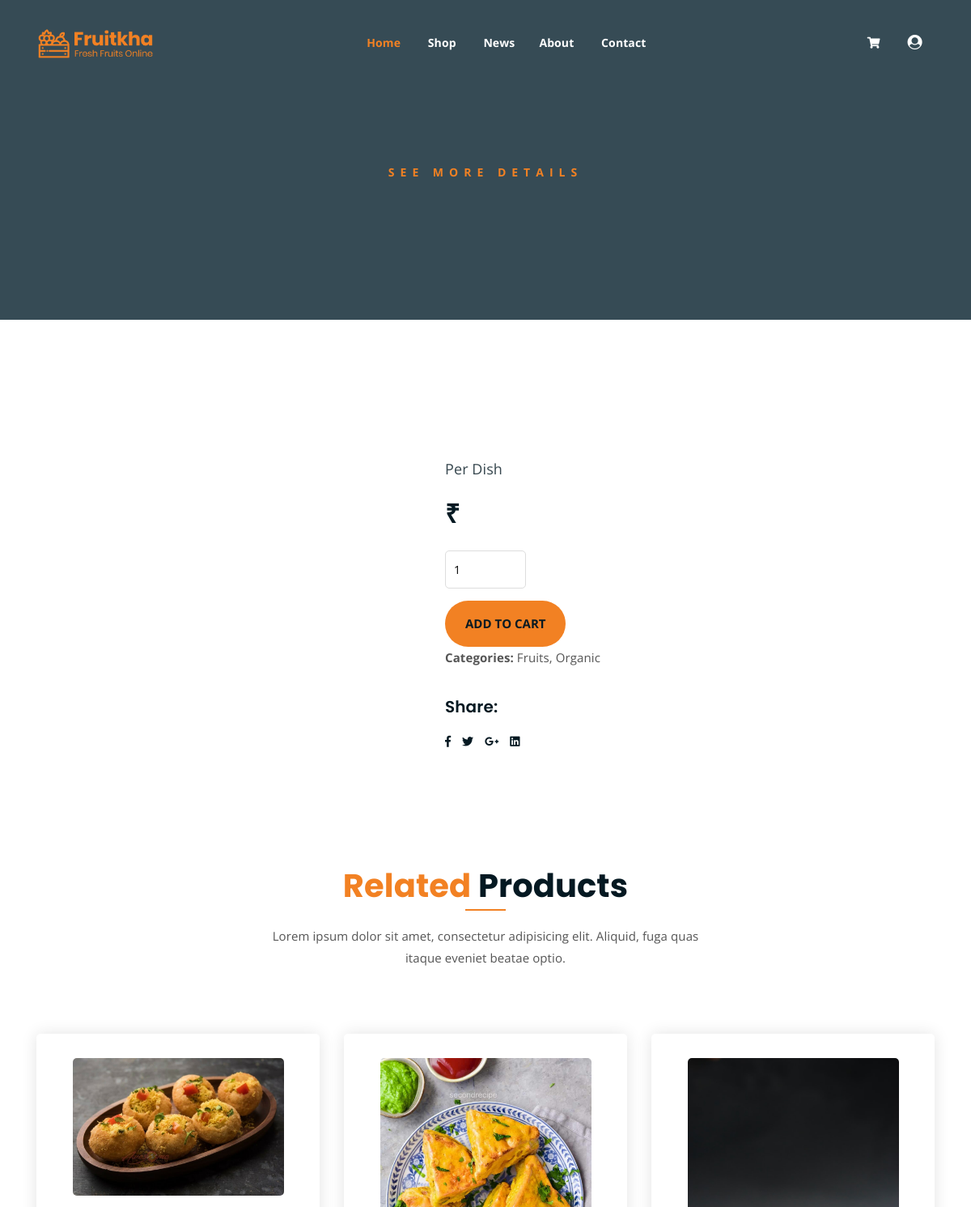
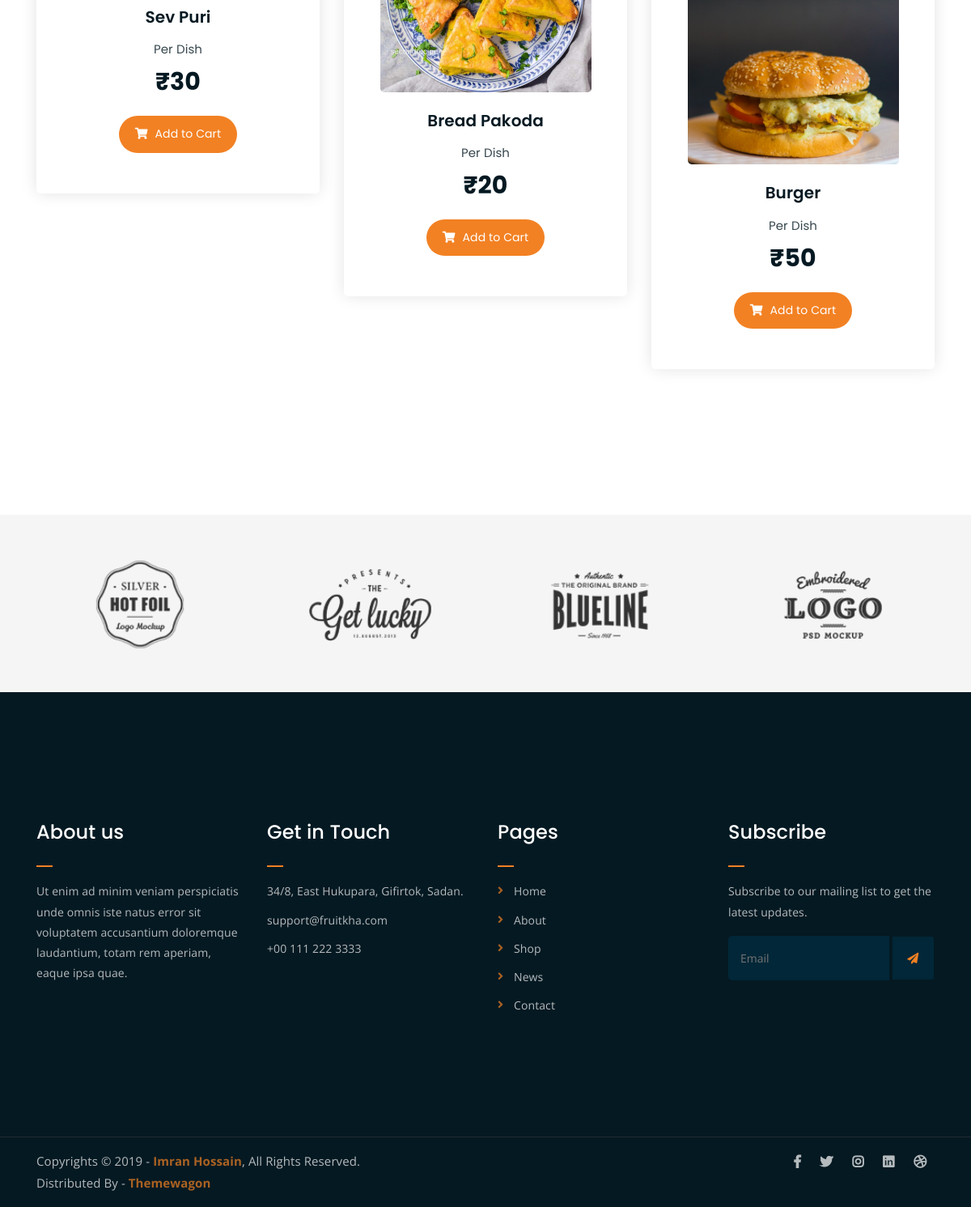
The app's page /single-product.php with its own data (2 pictures, top to bottom).
### tables this page shows
CREATE TABLE `product` (
  `id` int(11) NOT NULL,
  `productname` varchar(255) NOT NULL,
  `discription` text NOT NULL,
  `price` int(11) NOT NULL,
  `productimg` varchar(255) NOT NULL
);

### single-product.php (the view, shortened to what this page needs)
<!DOCTYPE html>
<html lang="en">
<?php include ("include/config.php"); ?>
<head>
	<link rel="stylesheet" href="assets/css/all.min.css">
	<link rel="stylesheet" href="assets/bootstrap/css/bootstrap.min.css">
	<link rel="stylesheet" href="assets/css/owl.carousel.css">
	<link rel="stylesheet" href="assets/css/magnific-popup.css">
	<link rel="stylesheet" href="assets/css/animate.css">
	<link rel="stylesheet" href="assets/css/meanmenu.min.css">
	<link rel="stylesheet" href="assets/css/main.css">
	<link rel="stylesheet" href="assets/css/responsive.css">
</head>
<body>
	<?php include('header.php'); ?>
	<?php
			$seletCategory = "SELECT * FROM product where id ='".$_GET['id']."'";
			$result = $conn->query($seletCategory);
			$row = $result->fetch_assoc()
	?>
	<div class="breadcrumb-section breadcrumb-bg">
		<div class="container">
			<div class="row">
				<div class="col-lg-8 offset-lg-2 text-center">
					<div class="breadcrumb-text">
						<p>See more Details</p>
					</div>
				</div>
			</div>
		</div>
	</div>
	<div class="single-product mt-150 mb-150">
		<div class="container">
			<div class="row">
				<div class="col-md-5">
					<div class="single-product-img">
					</div>
				</div>
				<div class="col-md-7">
					<div class="single-product-content">
						<form action="cartaction.php" method="post" >
							<p class="single-product-pricing"><span>Per Dish</span>₹<?php echo $row['price'];?></p>
							<div class="single-product-form">
								<div>
									<input  type="number" name="qtys" value="1">
								</div>
								<input type="submit" name="submit" value="add to cart" class="cart-btn">
								<p><strong>Categories: </strong>Fruits, Organic</p>
							</div>
							<h4>Share:</h4>
							<ul class="product-share">
								<li><a href=""><i class="fab fa-facebook-f"></i></a></li>
								<li><a href=""><i class="fab fa-twitter"></i></a></li>
								<li><a href=""><i class="fab fa-google-plus-g"></i></a></li>
								<li><a href=""><i class="fab fa-linkedin"></i></a></li>
							</ul>
						</form>
					</div>
				</div>
			</div>
		</div>
	</div>
	<div class="more-products mb-150">
		<div class="container">
			<div class="row">
				<div class="col-lg-8 offset-lg-2 text-center">
					<div class="section-title">
						<h3><span class="orange-text">Related</span> Products</h3>
						<p>Lorem ipsum dolor sit amet, consectetur adipisicing elit. Aliquid, fuga quas itaque eveniet beatae optio.</p>
					</div>
				</div>
			</div>
			<div class="row">
				<?php
						$seletProduct = "SELECT *FROM product ORDER BY RAND() limit 3";
						$result = $conn->query($seletProduct);
						while ($row = $result->fetch_assoc()){
				?>
				<div class="col-lg-4 col-md-6 text-center">
					<div class="single-product-item">
						<div class="product-image">
							<a href="single-product.php?id=<?php echo $row['id'];?>"><img src="Admin/<?php echo $row['productimg'];?>"alt=""></a>
						</div>
						<h3><?php echo $row['productname'];?></h3>
						<p class="product-price"><span>Per Dish</span>₹<?php echo $row['price'];?></p>
						<a href="cart.php" class="cart-btn"><i class="fas fa-shopping-cart"></i> Add to Cart</a>
					</div>
				</div>
				<?php } ?>
			</div>
		</div>
	</div>
	<div class="logo-carousel-section">
		<div class="container">
			<div class="row">
				<div class="col-lg-12">
					<div class="logo-carousel-inner">
						<div class="single-logo-item">
							<img src="assets/img/company-logos/1.png" alt="">
						</div>
						<div class="single-logo-item">
							<img src="assets/img/company-logos/2.png" alt="">
						</div>
						<div class="single-logo-item">
							<img src="assets/img/company-logos/3.png" alt="">
						</div>
						<div class="single-logo-item">
							<img src="assets/img/company-logos/4.png" alt="">
						</div>
					</div>
				</div>
			</div>
		</div>
	</div>
	<?php include('footer.php'); ?>
	<div class="copyright">
		<div class="container">
			<div class="row">
				<div class="col-lg-6 col-md-12">
					<p>Copyrights &copy; 2019 - <a href="https://imransdesign.com/">Imran Hossain</a>,  All Rights Reserved.<br>
						Distributed By - <a href="https://themewagon.com/">Themewagon</a>
					</p>
				</div>
				<div class="col-lg-6 text-right col-md-12">
					<div class="social-icons">
						<ul>
							<li><a href="#" target="_blank"><i class="fab fa-facebook-f"></i></a></li>
							<li><a href="#" target="_blank"><i class="fab fa-twitter"></i></a></li>
							<li><a href="#" target="_blank"><i class="fab fa-instagram"></i></a></li>
							<li><a href="#" target="_blank"><i class="fab fa-linkedin"></i></a></li>
							<li><a href="#" target="_blank"><i class="fab fa-dribbble"></i></a></li>
						</ul>
					</div>
				</div>
			</div>
		</div>
	</div>
</body>
</html>

### records on screen
product: productimg (picture), productname "Sev Puri", price "30"
product: productimg (picture), productname "Bread Pakoda", price "20"
product: productimg (picture), productname "Burger", price "50"
